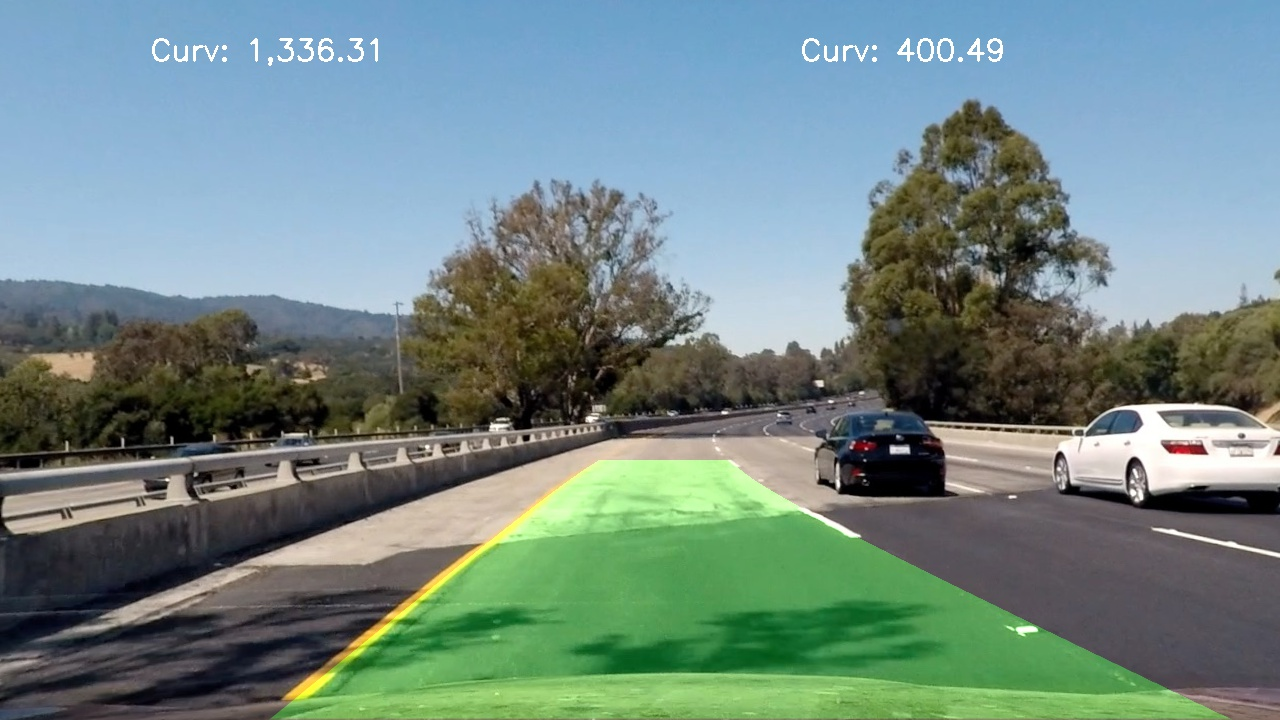
#> input picture output_images/pipelined/test4.jpg, 1280 x 720 px
$ python lane_finding_class.py   (older library calls are emulated)
#> lines starting #> are read from the running program, lines starting #| are printed output that depends on the picture; after the words box and inside, x2 and y2 are one past the last pixel; in counts of white or black regions, pixels touching at a corner belong together
import numpy as np
import cv2
import matplotlib.pyplot as plt


input_image_path = "./output_images/pipelined/test4.jpg"

image = cv2.imread(input_image_path)
#> image is the input picture: shape (720, 1280, 3); mean B, G, R 131.1, 135.3, 113.2


binary_warped = np.array(image[:,:,0]//255)
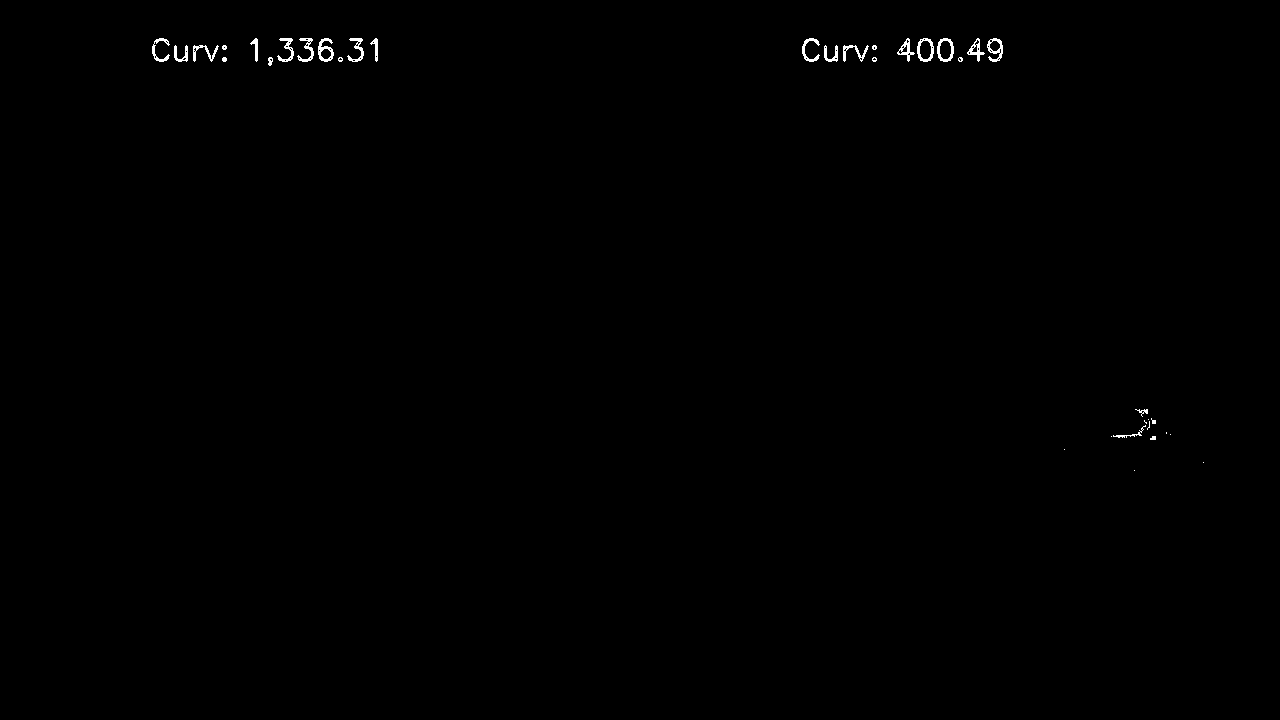
#> binary_warped: shape (720, 1280); values 0 (black) and 1 (white), 0.29% white in thin lines or dots, all inside (x1, y1, x2, y2) = (152, 38, 1204, 471)

# Assuming you have created a warped binary image called "binary_warped"
# Take a histogram of the bottom half of the image
histogram = np.sum(binary_warped[binary_warped.shape[0]//2:,:], axis=0)
#> histogram = 1280 values, max 10 at index 1141, min 0 at index 0, mean 0.132
# Create an output image to draw on and  visualize the result
out_img = np.dstack((binary_warped, binary_warped, binary_warped))*255
# Find the peak of the left and right halves of the histogram
# These will be the starting point for the left and right lines
midpoint = np.int(histogram.shape[0]/2)
leftx_base = np.argmax(histogram[:midpoint])
#> leftx_base = 0
rightx_base = np.argmax(histogram[midpoint:]) + midpoint
#> rightx_base = 1141

# Choose the number of sliding windows
nwindows = 9
# Set height of windows
window_height = np.int(binary_warped.shape[0]/nwindows)
# Identify the x and y positions of all nonzero pixels in the image
nonzero = binary_warped.nonzero()
#> nonzero = 2692 positions, rows 38 to 470, columns 152 to 1203
nonzeroy = np.array(nonzero[0])
#> nonzeroy = 2692 values from 38 to 470
nonzerox = np.array(nonzero[1])
#> nonzerox = 2692 values, max 1203 at index 2690, min 152 at index 681, mean 620
# Current positions to be updated for each window
leftx_current = leftx_base
#> leftx_current = 0
rightx_current = rightx_base
#> rightx_current = 1141
# Set the width of the windows +/- margin
margin = 100
# Set minimum number of pixels found to recenter window
minpix = 50
# Create empty lists to receive left and right lane pixel indices
left_lane_inds = []
right_lane_inds = []

# Step through the windows one by one
for window in range(nwindows):
    # Identify window boundaries in x and y (and right and left)
    win_y_low = binary_warped.shape[0] - (window+1)*window_height
    win_y_high = binary_warped.shape[0] - window*window_height
    win_xleft_low = leftx_current - margin
    win_xleft_high = leftx_current + margin
    win_xright_low = rightx_current - margin
    win_xright_high = rightx_current + margin
    # Draw the windows on the visualization image
    print(out_img,(win_xleft_low,win_y_low),(win_xleft_high,win_y_high),(0,255,0), 2)

    cv2.rectangle(out_img,(win_xleft_low,win_y_low),(win_xleft_high,win_y_high),(0,255,0), 2)
    cv2.rectangle(out_img,(win_xright_low,win_y_low),(win_xright_high,win_y_high),(0,255,0), 2)
    # Identify the nonzero pixels in x and y within the window
    good_left_inds = ((nonzeroy >= win_y_low) & (nonzeroy < win_y_high) & (nonzerox >= win_xleft_low) & (nonzerox < win_xleft_high)).nonzero()[0]
    good_right_inds = ((nonzeroy >= win_y_low) & (nonzeroy < win_y_high) & (nonzerox >= win_xright_low) & (nonzerox < win_xright_high)).nonzero()[0]
    # Append these indices to the lists
    left_lane_inds.append(good_left_inds)
    right_lane_inds.append(good_right_inds)
    # If you found > minpix pixels, recenter next window on their mean position
    if len(good_left_inds) > minpix:
        leftx_current = np.int(np.mean(nonzerox[good_left_inds]))
    if len(good_right_inds) > minpix:
        rightx_current = np.int(np.mean(nonzerox[good_right_inds]))
#> this loop made 9 passes
#> (win_xright_low, win_xright_high, rightx_current) on pass 4: (1041, 1241, 1140)
#> (printed output is left out)
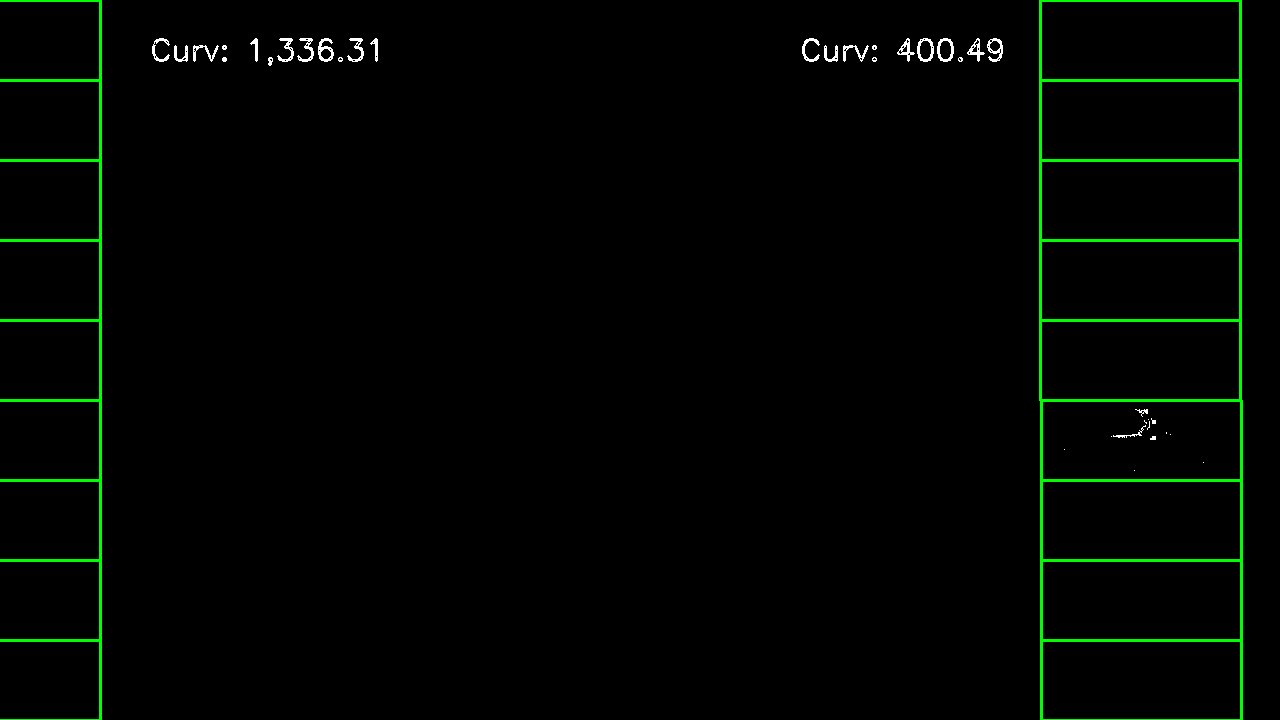
#> out_img: shape (720, 1280, 3); mean of channels 0, 1, 2 0.7, 4.7, 0.7; drawn as B, G, R
#> after the loop, left_lane_inds = [empty array, empty array, empty array, empty array, empty array, empty array, empty array, empty array, empty array]; right_lane_inds = 9 items

# Concatenate the arrays of indices
left_lane_inds = np.concatenate(left_lane_inds)
#> left_lane_inds = empty array
right_lane_inds = np.concatenate(right_lane_inds)
#> right_lane_inds = 169 values from 2523 to 2691

# Extract left and right line pixel positions
leftx = nonzerox[left_lane_inds]
#> leftx = empty array
lefty = nonzeroy[left_lane_inds]
#> lefty = empty array
rightx = nonzerox[right_lane_inds]
#> rightx = 169 values, max 1203 at index 167, min 1064 at index 166, mean 1140.2
righty = nonzeroy[right_lane_inds]
#> righty = 169 values from 409 to 470

# Fit a second order polynomial to each
#> (the run stopped early here; a loop or call above may not have finished)

$ run again, with output_images/pipelined/test1.jpg copied over output_images/pipelined/test4.jpg
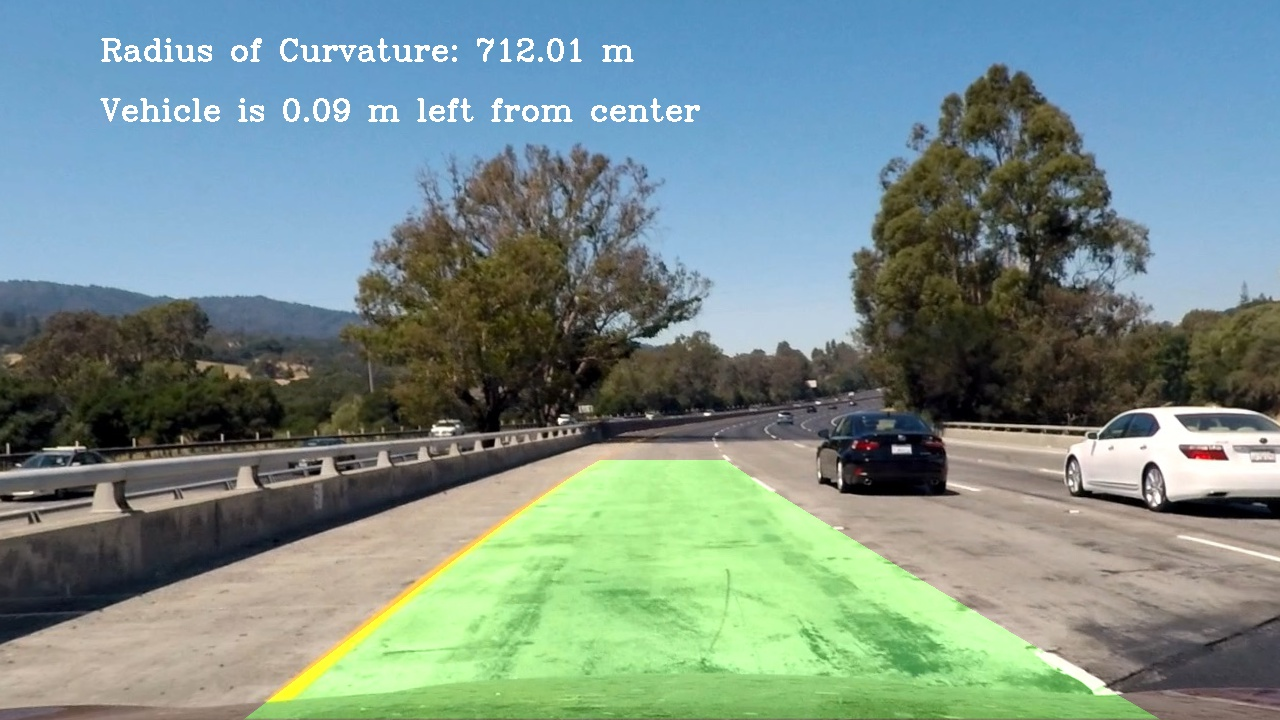
#> input picture output_images/pipelined/test1.jpg, 1280 x 720 px
#> image is the input picture: shape (720, 1280, 3); mean B, G, R 136.6, 142.2, 120.7
#> `binary_warped = np.array(image[:,:,0]//255)`:
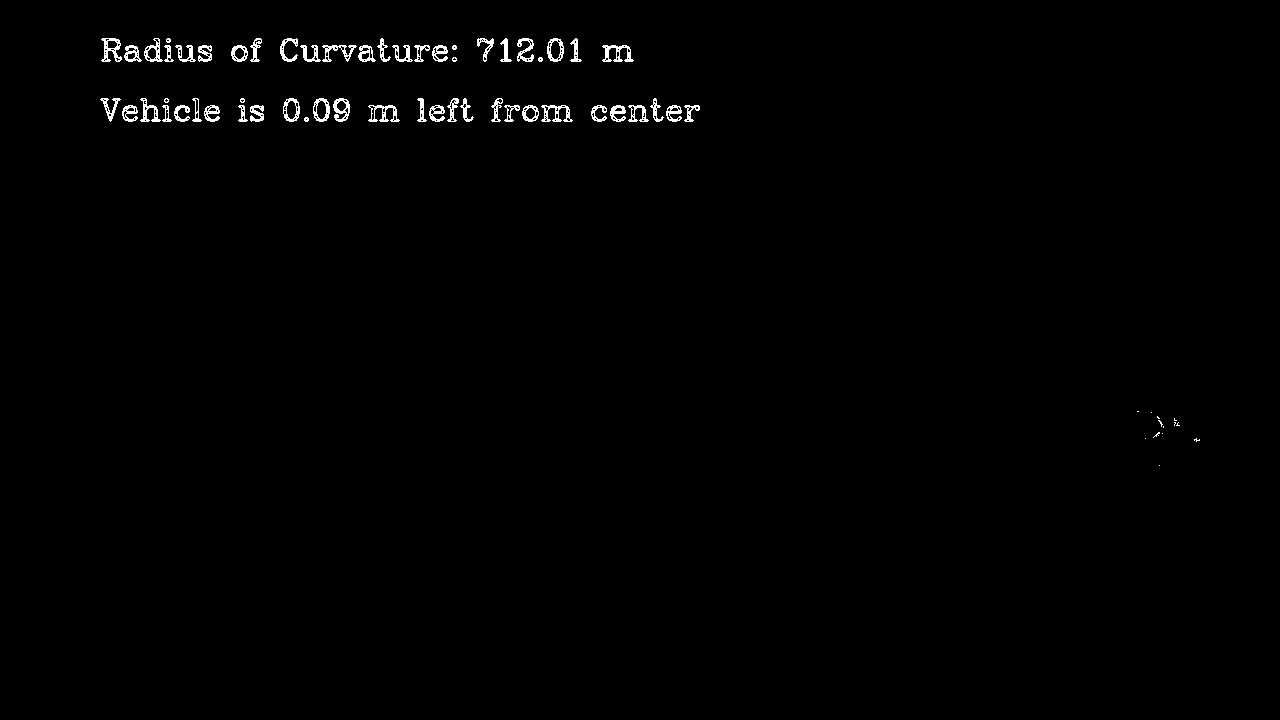
#> binary_warped: shape (720, 1280); values 0 (black) and 1 (white), 0.81% white in thin lines or dots, all inside (x1, y1, x2, y2) = (100, 38, 1200, 466)
#> histogram = 1280 values, max 6 at index 1158, min 0 at index 0, mean 0.0516
#> leftx_base = 0
#> rightx_base = 1158
#> nonzero = 7479 positions, rows 38 to 465, columns 100 to 1199
#> nonzeroy = 7479 values from 38 to 465
#> nonzerox = 7479 values, max 1199 at index 7471, min 100 at index 3567, mean 382.1
#> leftx_current = 0
#> `rightx_current = rightx_base`: rightx_current = 1158
#> the loop `for window in range(nwindows):` made 9 passes
#> (win_xright_low, win_xright_high, rightx_current) on pass 4: (1058, 1258, 1168)
#> (printed output is left out)
#> after the loop `for window in range(nwindows):`:
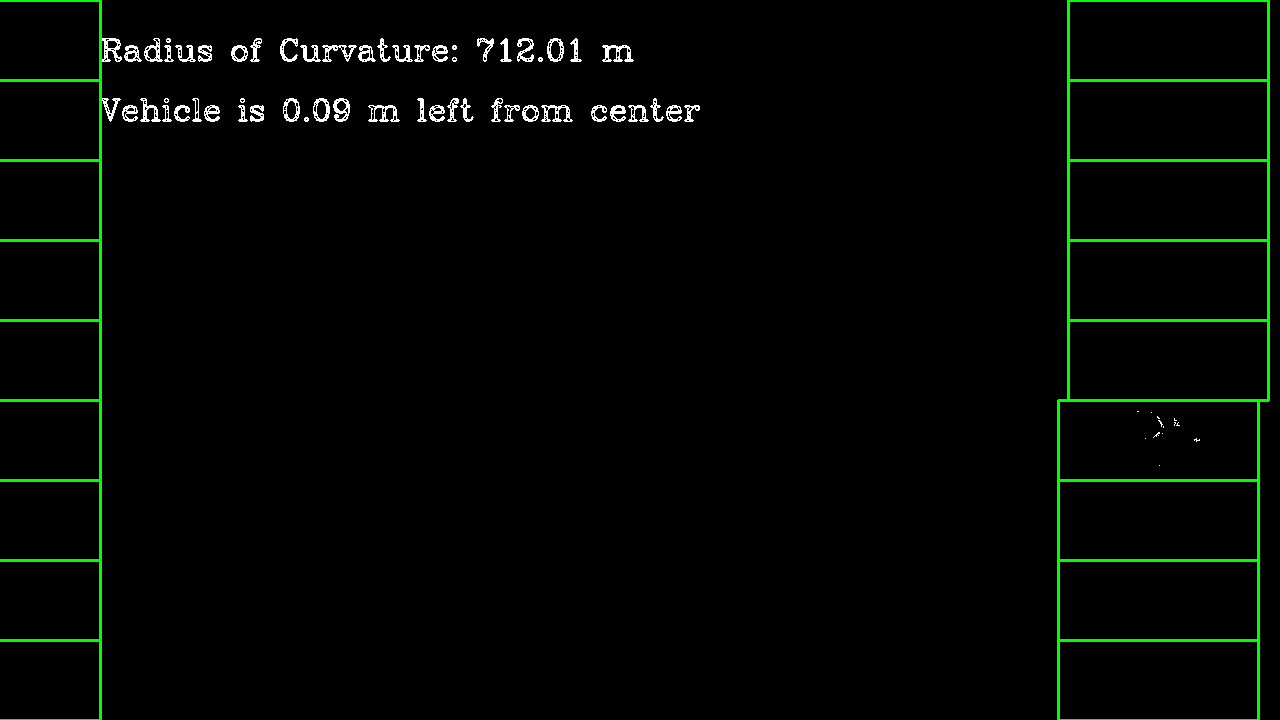
#> out_img: shape (720, 1280, 3); mean of channels 0, 1, 2 2.1, 6.1, 2.1; drawn as B, G, R
#> after the loop `for window in range(nwindows):`: left_lane_inds = [empty array, empty array, empty array, empty array, empty array, empty array, empty array, empty array, empty array]; right_lane_inds = 9 items
#> `left_lane_inds = np.concatenate(left_lane_inds)`: left_lane_inds = empty array
#> `right_lane_inds = np.concatenate(right_lane_inds)`: right_lane_inds = 66 values from 7413 to 7478
#> leftx = empty array
#> rightx = 66 values, max 1199 at index 58, min 1137 at index 0, mean 1168.4
#> righty = 66 values from 411 to 465
